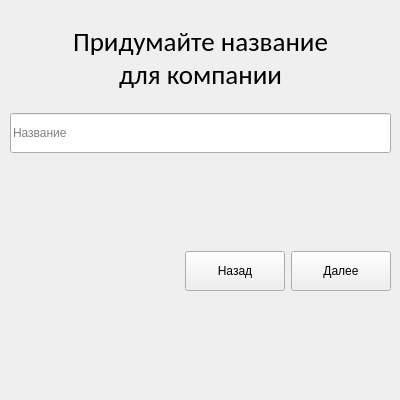
   <widget class="QWidget" name="create_company">
    <widget class="QWidget" name="verticalLayoutWidget_11">
     <property name="geometry">
      <rect>
       <x>10</x>
       <y>10</y>
       <width>381</width>
       <height>381</height>
      </rect>
     </property>
     <layout class="QVBoxLayout" name="verticalLayout_13">
      <item>
       <widget class="QLabel" name="company_label">
        <property name="minimumSize">
         <size>
          <width>0</width>
          <height>97</height>
         </size>
        </property>
        <property name="maximumSize">
         <size>
          <width>16777215</width>
          <height>97</height>
         </size>
        </property>
        <property name="font">
         <font>
          <family>Calibri</family>
          <pointsize>20</pointsize>
         </font>
        </property>
        <property name="text">
         <string>Придумайте название
для компании</string>
        </property>
        <property name="alignment">
         <set>Qt::AlignCenter</set>
        </property>
       </widget>
      </item>
      <item>
       <widget class="QLineEdit" name="company_edit">
        <property name="minimumSize">
         <size>
          <width>0</width>
          <height>40</height>
         </size>
        </property>
        <property name="text">
         <string/>
        </property>
        <property name="placeholderText">
         <string>Название</string>
        </property>
       </widget>
      </item>
      <item>
       <widget class="QLabel" name="company_error_label">
        <property name="minimumSize">
         <size>
          <width>0</width>
          <height>46</height>
         </size>
        </property>
        <property name="maximumSize">
         <size>
          <width>16777215</width>
          <height>46</height>
         </size>
        </property>
        <property name="text">
         <string/>
        </property>
       </widget>
      </item>
      <item>
       <spacer name="verticalSpacer_13">
        <property name="orientation">
         <enum>Qt::Vertical</enum>
        </property>
        <property name="sizeType">
         <enum>QSizePolicy::Fixed</enum>
        </property>
        <property name="sizeHint" stdset="0">
         <size>
          <width>20</width>
          <height>40</height>
         </size>
        </property>
       </spacer>
      </item>
      <item>
       <layout class="QHBoxLayout" name="horizontalLayout_13">
        <item>
         <spacer name="horizontalSpacer_11">
          <property name="orientation">
           <enum>Qt::Horizontal</enum>
          </property>
          <property name="sizeHint" stdset="0">
           <size>
            <width>40</width>
            <height>20</height>
           </size>
          </property>
         </spacer>
        </item>
        <item>
         <widget class="QPushButton" name="company_back_btn">
          <property name="minimumSize">
           <size>
            <width>100</width>
            <height>40</height>
           </size>
          </property>
          <property name="text">
           <string>Назад</string>
          </property>
         </widget>
        </item>
        <item>
         <widget class="QPushButton" name="company_next_btn">
          <property name="minimumSize">
           <size>
            <width>100</width>
            <height>40</height>
           </size>
          </property>
          <property name="text">
           <string>Далее</string>
          </property>
         </widget>
        </item>
       </layout>
      </item>
      <item>
       <spacer name="verticalSpacer_14">
        <property name="orientation">
         <enum>Qt::Vertical</enum>
        </property>
        <property name="sizeHint" stdset="0">
         <size>
          <width>376</width>
          <height>82</height>
         </size>
        </property>
       </spacer>
      </item>
     </layout>
    </widget>
   </widget>
